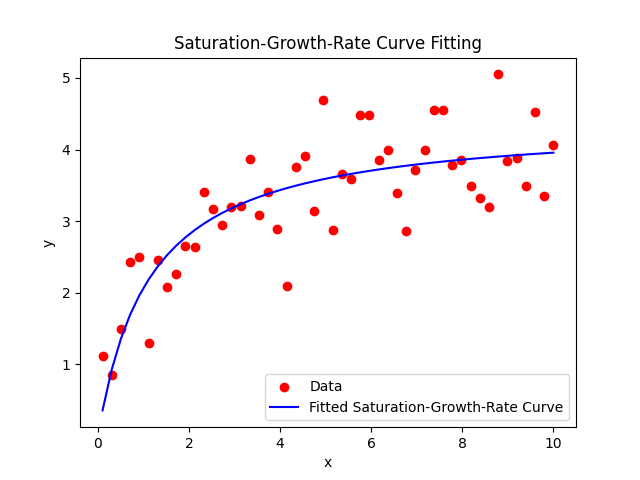

Recreate this plot in Python.
import numpy as np
import matplotlib.pyplot as plt
from scipy.optimize import curve_fit


def saturation_growth_rate(x, a, b):
    return (a * x) / (b + x)


# Example synthetic data (replace this with your own data)
np.random.seed(0)  # For reproducibility
x_data = np.linspace(0.1, 10, 50)
y_data = saturation_growth_rate(
    x_data, 5, 2) + np.random.normal(scale=0.5, size=x_data.size)

# Perform curve fitting using SciPy's curve_fit function
p_opt, p_cov = curve_fit(saturation_growth_rate, x_data, y_data, p0=[1, 1])

# Extract the optimal parameters
a_opt, b_opt = p_opt

# Generate y values using the fitted model
y_fit = saturation_growth_rate(x_data, a_opt, b_opt)

# Calculate R-squared
ss_res = np.sum((y_data - y_fit) ** 2)
ss_tot = np.sum((y_data - np.mean(y_data)) ** 2)
r_squared = 1 - (ss_res / ss_tot)

print(f"Fitted parameters: a = {a_opt:.6f}, b = {b_opt:.6f}")
print(f"R-squared: {r_squared:.6f}")

# Plot the data and the fitted curve
plt.scatter(x_data, y_data, label="Data", color="red")
plt.plot(x_data, y_fit, label="Fitted Saturation-Growth-Rate Curve", color="blue")
plt.xlabel("x")
plt.ylabel("y")
plt.legend()
plt.title("Saturation-Growth-Rate Curve Fitting")
plt.savefig('least-square6.png')
plt.show()
